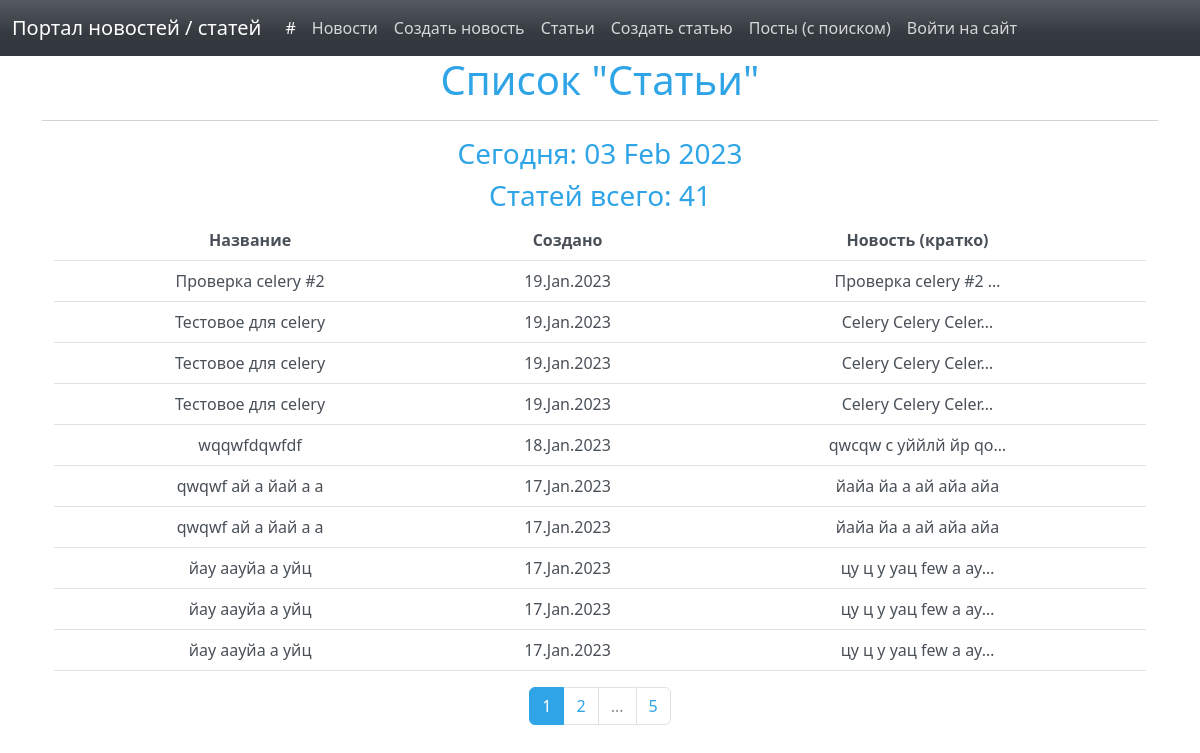
The app's page /articles/, older data.
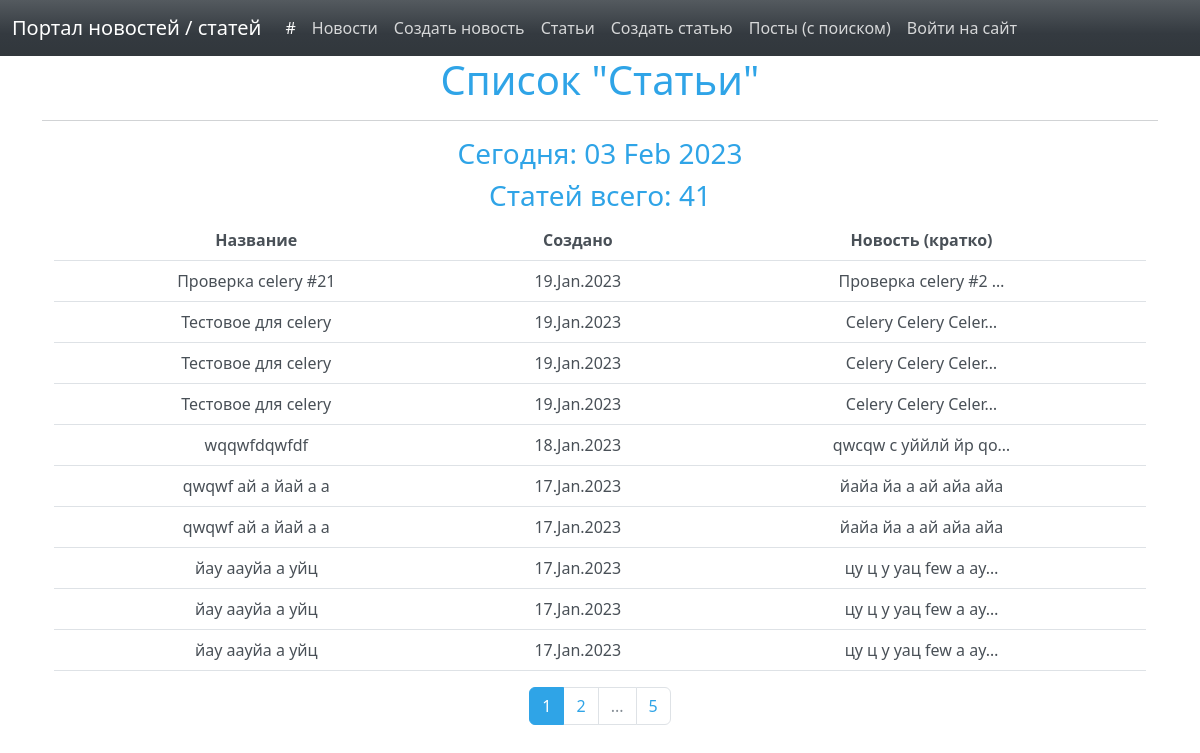
The same page, newer data.
### news/models.py (models this page shows, shortened)
class Post(models.Model):
    TYPES = [
        ('A', 'Article'),
        ('N', 'News')
    ]
    author = models.ForeignKey(Author, on_delete=models.CASCADE)
    post_type = models.CharField(max_length=1, choices=TYPES, default='A')
    creation = models.DateTimeField(auto_now_add=True)
    category = models.ManyToManyField(Category, through='PostCategory')
    title = models.CharField(max_length=200)
    text = models.TextField()
    rating = models.IntegerField(default=0)

### news/views.py (the view)
# urls.py: path('articles/', cache_page(60*5)(PostList.as_view()), name='arts_list'),
class PostList(ListView):
    model = Post
    ordering = '-creation'
    template_name = 'post_list.html'
    context_object_name = 'post_list'
    paginate_by = 10
    def get_context_data(self, **kwargs):
        context = super().get_context_data(**kwargs)
        if 'news' in self.request.path.split('/'):
            context['post_count'] = Post.objects.filter(post_type='N').count
            context['obj_type1'] = 'Новости'
            context['obj_type2'] = 'Новостей'
        else:
            context['post_count'] = Post.objects.filter(post_type='A').count
            context['obj_type1'] = 'Статьи'
            context['obj_type2'] = 'Статей'
        if self.request.user.is_authenticated:
            context['user_name'] = self.request.user
        return context
    def get_queryset(self):
        if 'news' in self.request.path.split('/'):
            queryset = Post.objects.order_by('-creation').filter(post_type='N')
        else:
            queryset = Post.objects.order_by('-creation').filter(post_type='A')
        self.filterset = NewsFilter(self.request.GET, queryset)
        return self.filterset.qs

### news/templatetags/custom_filters.py (called while the page is built)
@register.filter()
def censor(value):
   def isbad(word: str):
      return True if word in BAD_WORDS else False
   def replace(word: str):
      str_ = word[0]
      for i in range(1, len(word)):
         if word[i] not in string.punctuation:
            str_ += '*'
         else:
            str_ += word[i]
      return str_
   list = value.split()
   for n, word in enumerate(list):
      word2check = ""
      word = word.strip().lower()
      for i in range(len(word)):
         if word[i] not in string.punctuation:
            word2check += word[i]
      if isbad(word2check):
         list[n] = replace(list[n])
   return f'{" ".join(list)}'

### news/templatetags/custom_tags.py (called while the page is built)
@register.simple_tag()
def current_time(format_string='%d %b %Y'):
    return datetime.utcnow().strftime(format_string)

@register.simple_tag(takes_context=True)
def url_replace(context, **kwargs):
    d = context['request'].GET.copy()
    for k, v in kwargs.items():
        d[k] = v
    return d.urlencode()

### templates/post_list.html (shortened to what this page needs)
{% extends 'flatpages/default.html' %}
{% load custom_filters %}
{% load custom_tags %}
{% block content %}
<h1>Список "{{ obj_type1 }}"</h1>
   <hr>
   <h3>Сегодня: {% current_time %} </h3>
   <h3> {{ obj_type2 }} всего: {{ post_count }} </h3>
   {% if post_list %}
    <div class="container">
        <table class="table table-hover">
          <thead>
            <tr>
              <th scope="col">Название</th>
              <th scope="col">Создано</th>
              <th scope="col">Новость (кратко)</th>
            </tr>
          </thead>
  <tbody>
           {% for one in post_list %}
            <tr class="light">
               <td>{{ one.title|censor }}</td>
               <td>{{ one.creation|date:'d.M.Y' }}</td>
               <td>{{ one.text|truncatechars:20|censor }}</td>
           </tr>
           {% endfor %}
         </tbody>
       </table>
    </div>
   {% else %}
       <h2>{{ obj_type2 }} пока нет.</h2>
   {% endif %}
  <ul class="pagination">
    {% if page_obj.paginator.num_pages > 1 %}
      <li class="page-item">
        <a class="page-link active"> {{ page_obj.number }} </a>
      </li>
    {% endif %}
   {% if page_obj.has_next %}
             <li class="page-item">
       <a class="page-link" href="?{% url_replace page=page_obj.next_page_number %}">{{ page_obj.next_page_number }}</a>
                 </li>
       {% if paginator.num_pages != page_obj.next_page_number %}
      <li class="page-item">
           <a class="page-link disabled"> ... </a>
      </li>
      <li class="page-item">
           <a class="page-link" href="?{% url_replace page=page_obj.paginator.num_pages %}">{{ page_obj.paginator.num_pages }}</a>
          </li>
       {% endif %}
   {% endif %}
  </ul>
{% endblock content %}

Row changes from the older to the newer data that the page shows:
changed Post "Проверка celery #2 …": title|censor "Проверка celery #2" → "Проверка celery #21"
